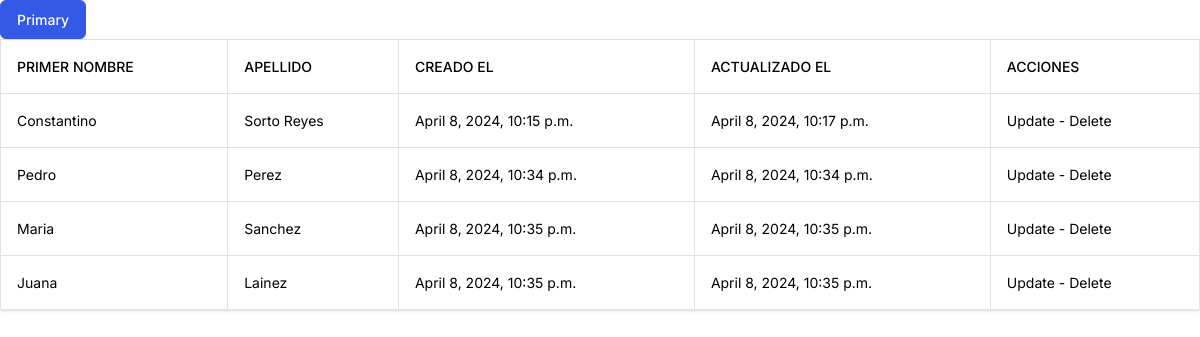
Screenshot of /persons/index with the database file from the repository.
### person/models.py (models this page shows)
class Person(models.Model):
    firstName = models.CharField(max_length=255)
    lastName = models.CharField(max_length=255)
    created_at = models.DateTimeField(auto_now_add=True)
    updated_at = models.DateTimeField(auto_now=True)

### person/views.py (the view)
# urls.py: path('persons/index', views.personsIndex, name='personsIndex'),
def personsIndex(request):
    persons = Person.objects.all()
    return render(request, "persons.html",
                  {'title': 'Listado de persona', 'persons': persons})

### person/templates/persons.html (shortened to what this page needs)
{%  extends 'layout.html' %}
{% block content %}
    <table class="table table-bordered">
    <thead>
        <th>Primer Nombre</th>
        <th>Apellido</th>
        <th>Creado el</th>
        <th>Actualizado el</th>
        <th>Acciones</th>
    </thead>
    <tbody>
       {% for person in persons %}
           <tr>
           <td>{{ person.firstName }}</td>
           <td>{{ person.lastName }}</td>
           <td>{{ person.created_at }}</td>
           <td>{{ person.updated_at }}</td>
           <td>Update - Delete</td>
           </tr>
       {% endfor %}
    </tbody>
    </table>
{% endblock %}

### person/templates/layout.html (shortened to what this page needs)
{% load static %}
<!DOCTYPE html>
<html lang="en">
<head>
    <link href="{% static '/css/bootstrap.css' %}" rel="stylesheet" />
</head>
<body>
<button type="button" class="btn btn-primary">Primary</button>
    {% block content %}
    {% endblock %}
</body>
</html>

### rows the page displays
Person: firstName "Constantino", lastName "Sorto Reyes", created_at "April 8, 2024, 10:15 p.m.", updated_at "April 8, 2024, 10:17 p.m."
Person: firstName "Pedro", lastName "Perez", created_at "April 8, 2024, 10:34 p.m.", updated_at "April 8, 2024, 10:34 p.m."
Person: firstName "Maria", lastName "Sanchez", created_at "April 8, 2024, 10:35 p.m.", updated_at "April 8, 2024, 10:35 p.m."
Person: firstName "Juana", lastName "Lainez", created_at "April 8, 2024, 10:35 p.m.", updated_at "April 8, 2024, 10:35 p.m."
